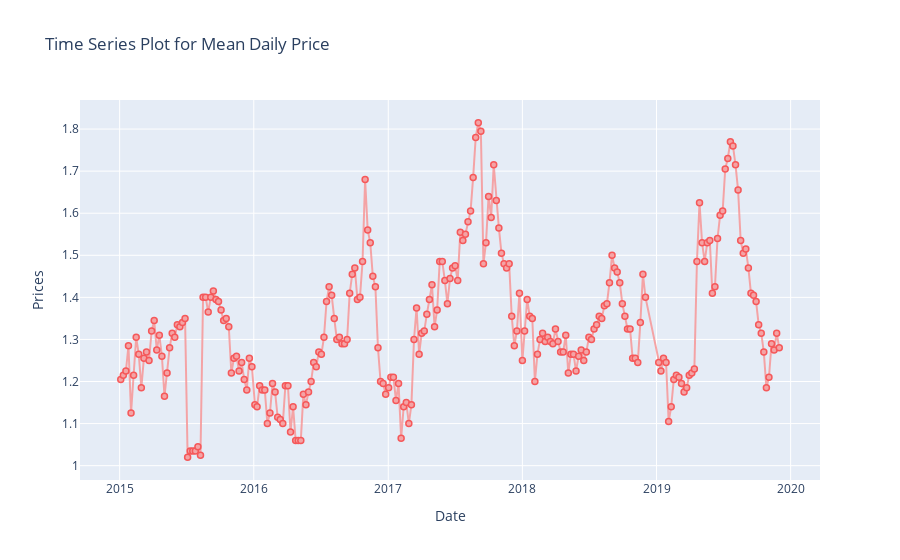

Notebook code for this chart:
### Markdown cell above
For the second point:
Let's stick to one level of geographic unit, so that we do not count a data multiple times. The question is which level to choose: country? States? or City? Maybe we can go for the better data or the data gives more valuable insight?

### Code cell
#Let's plot a overall time series for the Average Price for TotalUS.

import plotly
from plotly.offline import init_notebook_mode, iplot
import plotly.graph_objs as go
init_notebook_mode(connected=True)

groupBy_Overall = df[df.Region=='TotalUS'].groupby('Date').mean()

scatter = go.Scatter(x=groupBy_Overall.AveragePrice.index, y=groupBy_Overall.AveragePrice,mode='lines+markers',
                    marker=dict(
                                 color='rgb(248,146,146)',
                                 line=dict(
                                 color='rgb(249,52,52)',
                                 width=1.5)),
                                opacity=0.8)
data = [scatter]
layout = go.Layout(title='Time Series Plot for Mean Daily Price',
                  xaxis={'title':'Date'},yaxis={'title':'Prices'})

figure = go.Figure(data=data, layout=layout)
iplot(figure)

### Figure 1 — Plotly figure (JSON) as saved in the notebook; plotly's stock layout.template omitted (floating-point values rounded to 4 significant figures; data arrays with more than 128 entries replaced by an {"elided": "..."} marker saying what was removed)
{"data": [{"marker": {"color": "rgb(248,146,146)", "line": {"color": "rgb(249,52,52)", "width": 1.5}}, "mode": "lines+markers", "opacity": 0.8, "type": "scatter", "x": {"elided": "253 str values"}, "y": {"elided": "253 float values"}}], "layout": {"title": {"text": "Time Series Plot for Mean Daily Price"}, "xaxis": {"title": {"text": "Date"}}, "yaxis": {"title": {"text": "Prices"}}}}
